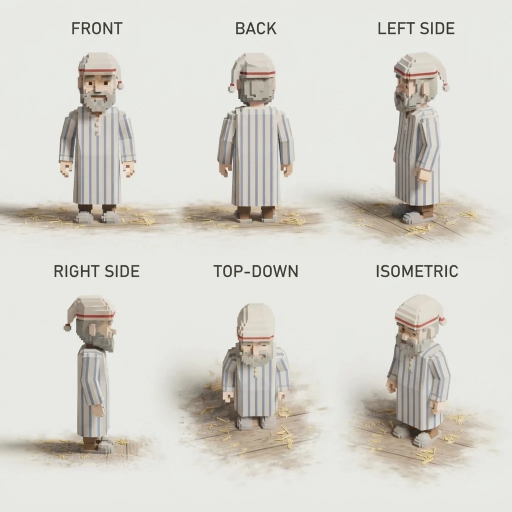
#> input picture docs/dream/reference/farmer-sheet.png, 1024 x 1024 px (shown at 1/2 size)
$ python farmer_check.py
#> lines starting #> are read from the running program, lines starting #| are printed output that depends on the picture
### docs/dream/tools/farmer_model.py
"""The farmer as boxes, measured from reference/farmer-sheet.png (front view).

One unit is 0.02 m. x: + is the farmer's left (the viewer's right when facing him). y: up from the floor.
z: + is his front. Every box is [x0, x1, y0, y1, z0, z1] in whole units, so it sits on a 1-unit grid.
Run:  python3 tools/farmer_model.py   ->  data/farmer.boxes.json, reference/farmer-model-check.png
"""
import json, os
from PIL import Image, ImageDraw

C = dict(
    slipper='#B8B0A6', slipper_top='#C9C1B6', sole='#9E968C', leg='#4A3A2C',
    shirt='#E6DFD3', shirt_dark='#D8D0C4', stripe='#8F97AC', button='#BFB6AA',
    skin='#E3C6AB', skin_shade='#D6B596', neck='#C9A589',
    eye='#3D2818', brow='#7A6C5C', mouth='#6A5142',
    beard='#B9B2A6', beard_dark='#A69E92',
    cap='#E1DAD0', band='#B5594C', pom='#E9E3DA',
)
B = []  # (part, name, colour key, x0, x1, y0, y1, z0, z1)


def box(part, name, col, x0, x1, y0, y1, z0, z1):
    assert x1 > x0 and y1 > y0 and z1 > z0, name
    B.append(dict(part=part, name=name, colour=C[col], x0=x0, x1=x1, y0=y0, y1=y1, z0=z0, z1=z1))


# The body is an odd number of units wide, so it has a true centre column. Parts are written in columns:
# column c covers x from c - 0.5 to c + 0.5. Column 0 is the centre line.
def cols(c0, c1):  # inclusive column range -> x0, x1
    return c0 - 0.5, c1 + 0.5


def cbox(part, name, col, c0, c1, y0, y1, z0, z1):
    x0, x1 = cols(c0, c1); box(part, name, col, x0, x1, y0, y1, z0, z1)


def cmirror(part, name, col, c0, c1, y0, y1, z0, z1):
    pl, pr = part.split('|') if '|' in part else (part, part)
    cbox(pl, name + ' (his left)', col, c0, c1, y0, y1, z0, z1)
    cbox(pr, name + ' (his right)', col, -c1, -c0, y0, y1, z0, z1)


# ---- feet and legs ----
cmirror('slipperL|slipperR', 'slipper sole', 'sole', 3, 10, 0, 1, -4.5, 8.5)
cmirror('slipperL|slipperR', 'slipper', 'slipper', 3, 10, 1, 4, -4.5, 8.5)
cmirror('slipperL|slipperR', 'slipper top', 'slipper_top', 3, 10, 4, 5, -4.5, 6.5)   # the toe's top front is one lower
cmirror('legL|legR', 'leg', 'leg', 4, 9, 5, 9, -3.5, 2.5)

# ---- nightshirt ----
cbox('body', 'hem row', 'shirt_dark', -11, 11, 9, 10, -7.5, 7.5)
cbox('body', 'skirt', 'shirt', -11, 11, 10, 25, -7.5, 7.5)
cbox('body', 'chest', 'shirt', -10, 10, 25, 55, -6.5, 6.5)
cbox('body', 'shoulder row', 'shirt', -9, 9, 55, 56, -6.5, 6.5)
for c in (-8, -4, 0, 4, 8):                                   # stripes, front and back
    cbox('body', f'front stripe {c}', 'stripe', c, c, 10, 25, 7.5, 7.7)
    cbox('body', f'front stripe {c} upper', 'stripe', c, c, 25, (38 if c == 0 else 55), 6.5, 6.7)
    cbox('body', f'back stripe {c}', 'stripe', c, c, 10, 25, -7.7, -7.5)
    cbox('body', f'back stripe {c} upper', 'stripe', c, c, 25, 55, -6.7, -6.5)
for z in (-4, 0, 4):                                           # stripes on both sides
    for s in (1, -1):
        box('body', f'side stripe z{z}', 'stripe', *sorted((s * 11.5, s * 11.7)), 10, 25, z - 0.5, z + 0.5)
        box('body', f'side stripe z{z} upper', 'stripe', *sorted((s * 10.5, s * 10.7)), 25, 55, z - 0.5, z + 0.5)
cbox('body', 'placket', 'shirt_dark', 0, 0, 38, 52, 6.5, 6.8)
for y in (40, 44, 48):
    cbox('body', f'button {y}', 'button', 0, 0, y, y + 1, 6.8, 7.0)
cbox('body', 'collar V top', 'neck', -1, 1, 54, 56, 6.5, 6.8)
cbox('body', 'collar V foot', 'neck', 0, 0, 52, 54, 6.5, 6.9)

# ---- arms: two stepped segments (a voxel lean, no rotation), flaring toward the cuff ----
cmirror('armL|armR', 'upper sleeve', 'shirt', 11, 16, 42, 54, -3.5, 2.5)
cmirror('armL|armR', 'lower sleeve', 'shirt', 12, 19, 32, 42, -3.5, 3.5)
cmirror('armL|armR', 'cuff', 'shirt_dark', 12, 19, 30, 32, -3.5, 3.5)
for c, y0, y1 in ((13, 42, 54), (14, 32, 42), (18, 32, 42)):   # sleeve stripes, front face
    for s in (1, -1):
        a, b = sorted((s * c - 0.5, s * c + 0.5))
        zf = 2.5 if y0 == 42 else 3.5
        arm = 'armL' if s == 1 else 'armR'
        box(arm, f'sleeve stripe {s * c}', 'stripe', a, b, y0, y1, zf, zf + 0.2)
        box(arm, f'sleeve stripe back {s * c}', 'stripe', a, b, y0, y1, -3.7, -3.5)
cmirror('handL|handR', 'hand', 'skin', 13, 18, 24, 30, -2.5, 2.5)
cmirror('handL|handR', 'fingers', 'skin', 14, 17, 23, 24, -2.5, 2.5)
cmirror('handL|handR', 'thumb', 'skin_shade', 13, 14, 26, 28, 2.5, 3.5)

# ---- neck and head ----
cbox('head', 'neck', 'neck', -3, 3, 56, 58, -3.5, 3.5)
cbox('head', 'head', 'skin', -8, 8, 58, 74, -8.5, 8.5)
cmirror('head', 'ear', 'skin_shade', 9, 9, 64, 68, -1.5, 1.5)
cbox('head', 'hair back', 'beard', -8, 8, 60, 73, -9.5, -8.5)
cmirror('head', 'hair side', 'beard', 9, 9, 60, 73, -9.5, -2.5)
cmirror('head', 'hair side upper', 'beard', 9, 9, 68, 73, -2.5, 8.5)
cmirror('head', 'eye', 'eye', 4, 5, 68, 70, 8.5, 8.7)
cmirror('head', 'brow', 'brow', 3, 6, 71, 72, 8.5, 9.5)
cbox('head', 'nose', 'skin_shade', -1, 1, 64, 69, 8.5, 10.5)
cbox('head', 'beard on the face', 'beard', -8, 8, 58, 62, 8.5, 10.5)
cmirror('head', 'sideburn', 'beard', 7, 8, 62, 73, 8.5, 9.5)
cbox('head', 'moustache', 'beard', -4, 4, 62, 64, 8.5, 9.5)
cbox('head', 'beard shade row', 'beard_dark', -3, 3, 60, 61, 10.5, 10.7)
cbox('head', 'mouth', 'mouth', -1, 1, 61, 62, 10.5, 10.8)
cbox('head', 'beard under the chin', 'beard', -6, 6, 56, 58, 3.5, 10.5)
cbox('head', 'beard tip', 'beard', -4, 4, 55, 56, 6.9, 10.5)

# ---- nightcap ----
cbox('cap', 'brim', 'cap', -9, 9, 73, 74, -9.5, 9.5)
cbox('cap', 'band', 'band', -9, 9, 74, 75, -9.5, 9.5)
cbox('cap', 'dome 1', 'cap', -9, 9, 75, 78, -9.5, 9.5)
cbox('cap', 'dome 2', 'cap', -8, 8, 78, 80, -8.5, 8.5)
cbox('cap', 'dome 3', 'cap', -7, 7, 80, 82, -7.5, 7.5)
cbox('cap', 'dome 4', 'cap', -5, 5, 82, 84, -5.5, 5.5)
cbox('capTail', 'tail root', 'cap', 10, 12, 75, 79, -1.5, 1.5)
cbox('capTail', 'tail', 'cap', 10, 12, 65, 75, -1.5, 1.5)
cbox('capTail', 'tail ring', 'band', 10, 12, 64, 65, -1.5, 1.5)
cbox('capTail', 'pom-pom', 'pom', 9, 13, 59, 64, -2.5, 2.5)

HEIGHT = max(b['y1'] for b in B)


def hx(c):
    c = c.lstrip('#'); return tuple(int(c[i:i + 2], 16) for i in (0, 2, 4))


def render(view, k=6, pad=4, bg=(232, 232, 226)):
    """Straight-on picture. view: 'front' | 'back' | 'left' (seen from his left side)."""
    span = 22
    W, H = int((2 * span) * k), int((HEIGHT + 2 * pad) * k)
    im = Image.new('RGB', (W, H), bg); d = ImageDraw.Draw(im)
    if view == 'front':
        order = sorted(B, key=lambda b: b['z1']); f = lambda b: (b['x0'], b['x1'])
    elif view == 'back':
        order = sorted(B, key=lambda b: -b['z0']); f = lambda b: (-b['x1'], -b['x0'])
    else:
        order = sorted(B, key=lambda b: b['x1']); f = lambda b: (-b['z1'], -b['z0'])
    for b in order:
        a0, a1 = f(b)
        d.rectangle([(a0 + span) * k, H - (b['y1'] + pad) * k, (a1 + span) * k - 1, H - (b['y0'] + pad) * k - 1], fill=hx(b['colour']))
    return im


# [9 lines left out: function mask_of, not called in this run]


# [7 lines that do not run on import are left out]

### docs/dream/tools/farmer_check.py
"""Draws the box model beside the sheet and measures how well the front outlines overlap.
Run:  python3 tools/farmer_check.py   ->  reference/farmer-model-check.png
"""
import os, sys
from PIL import Image, ImageDraw, ImageFont, ImageChops
sys.path.insert(0, os.path.dirname(os.path.abspath(__file__)))
import farmer_model as fm

ROOT = os.path.dirname(os.path.dirname(os.path.abspath(__file__)))
sheet = Image.open(os.path.join(ROOT, 'reference', 'farmer-sheet.png')).convert('RGB')
#> sheet is the input picture: PIL image 1024x1024 RGB; mean R, G, B 215, 212.5, 205.6
PX = 340 / 84            # on the sheet, the front figure is 340 px tall: that is 84 units
FEET_Y, FRONT_X, BACK_X = 445, 196, 513


def model(view):
    m = fm.render(view, k=6, pad=4); s = PX / 6
    return m.resize((round(m.width * s), round(m.height * s)), Image.LANCZOS)


def ref(cx):
    w, h = round(44 * PX), round(92 * PX); bottom = FEET_Y + round(4 * PX)
    return sheet.crop((cx - w // 2, bottom - h, cx - w // 2 + w, bottom))


def mask(im, bg, tol):
    px = im.load(); w, h = im.size; m = Image.new('1', (w, h), 0); mp = m.load()
    for y in range(h):
        for x in range(w):
            if max(abs(px[x, y][i] - bg[i]) for i in range(3)) > tol: mp[x, y] = 1
    return m


rf, rb = ref(FRONT_X), ref(BACK_X)
#> in ref, `return sheet.crop((cx - w // 2, bottom - h, cx - w // 2 + w, bottom))`:
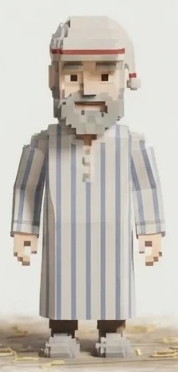
#> returned value: PIL image 178x372 RGB; mean R, G, B 197.1, 191.4, 183.3
mf, mb, ml = (model(v).resize(rf.size) for v in ('front', 'back', 'left'))
#> in render, `im = Image.new('RGB', (W, H), bg)`:
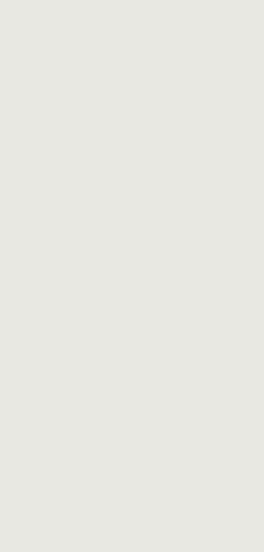
#> im: PIL image 264x552 RGB; mean R, G, B 232, 232, 226
#> in model, `return m.resize((round(m.width * s), round(m.height * s)), Image.LANCZ..`:
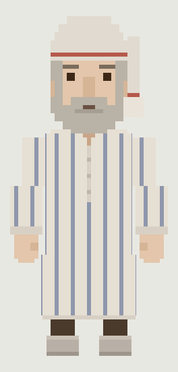
#> returned value: PIL image 178x372 RGB; mean R, G, B 218.1, 213.8, 206.3
#> call 2 of model, with view = 'back'
#> the loop in render (call 2), `for b in order:` made 106 passes
#> (a0, a1, c in hx) on passes 1 to 12: (-3.5, 3.5, 'A69E92'), (-1.5, 1.5, '6A5142'), (-5.5, -3.5, '3D2818'), (3.5, 5.5, '3D2818'), (-6.5, -2.5, '7A6C5C'), (2.5, 6.5, '7A6C5C'), (-1.5, 1.5, 'D6B596'), (-8.5, 8.5, 'B9B2A6'), (-8.5, -6.5, 'B9B2A6'), (6.5, 8.5, 'B9B2A6'), (-4.5, 4.5, 'B9B2A6'), (7.5, 8.5, '8F97AC')
#> in model (call 2), `return m.resize((round(m.width * s), round(m.height * s)), Image.LANCZ..`:
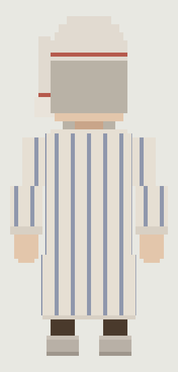
#> returned value: PIL image 178x372 RGB; mean R, G, B 217.7, 213.9, 206.9
#> call 3 of model, with view = 'left'
#> in model (call 3), `m = fm.render(view, k=6, pad=4)`:
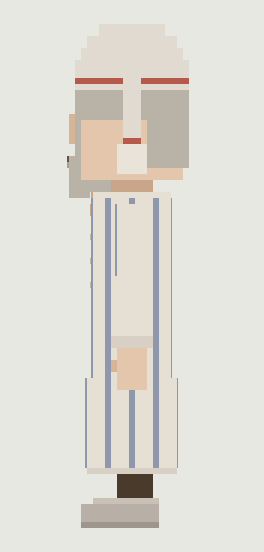
#> m: PIL image 264x552 RGB; mean R, G, B 224.2, 221.3, 214.1
hem_row = rf.height - round((4 + 9.5) * PX)       # compare from the cap's top down to the hem; the floor below is straw
#> hem_row = 317
ms = mask(rf, rf.getpixel((3, 3)), 13).load()
#> in mask, `m = Image.new('1', (w, h), 0)`: m: PIL image 178x372 1; every value is 0
best = 0
for dx in range(-4, 5):
    mm = ImageChops.offset(mask(mf, (232, 232, 226), 4), dx, 0).load()
    inter = union = 0
    for y in range(hem_row):
        for x in range(rf.width):
            a, b = ms[x, y], mm[x, y]
            inter += 1 if (a and b) else 0; union += 1 if (a or b) else 0
    best = max(best, inter / union)
print('front outline overlap above the hem: %.3f (pass mark 0.88)' % best)

out = Image.new('RGB', (rf.width * 5 + 60, rf.height + 34), (232, 232, 226)); d = ImageDraw.Draw(out)
#> after `out = Image.new('RGB', (rf.width * 5 + 60, rf.height + 34), (232, 232,`:
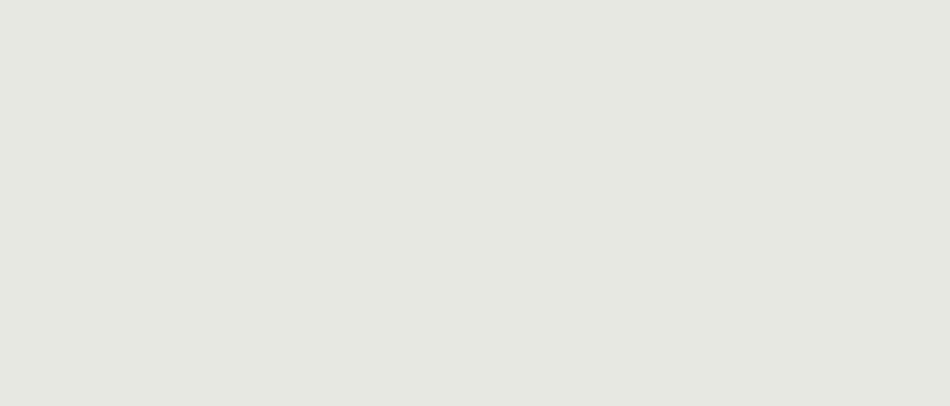
#> out: PIL image 950x406 RGB; mean R, G, B 232, 232, 226
f = ImageFont.truetype('/usr/share/fonts/truetype/dejavu/DejaVuSans-Bold.ttf', 12)
x = 10
for im, lab in ((rf, 'sheet: front'), (mf, 'model: front'), (rb, 'sheet: back'), (mb, 'model: back'), (ml, 'model: his left side')):
    out.paste(im, (x, 26)); d.text((x, 6), lab, font=f, fill=(40, 40, 40)); x += im.width + 10
#> this loop made 5 passes
#> (lab, x) on passes 1 to 5: ('sheet: front', 198), ('model: front', 386), ('sheet: back', 574), ('model: back', 762), ('model: his left side', 950)
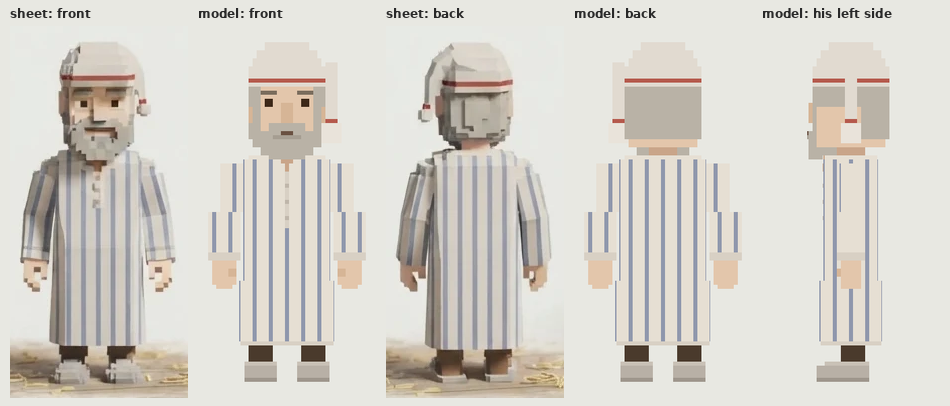
#> out: PIL image 950x406 RGB; mean R, G, B 213.1, 209.3, 202
#> after the loop, x = 950
out.save(os.path.join(ROOT, 'reference', 'farmer-model-check.png'))
